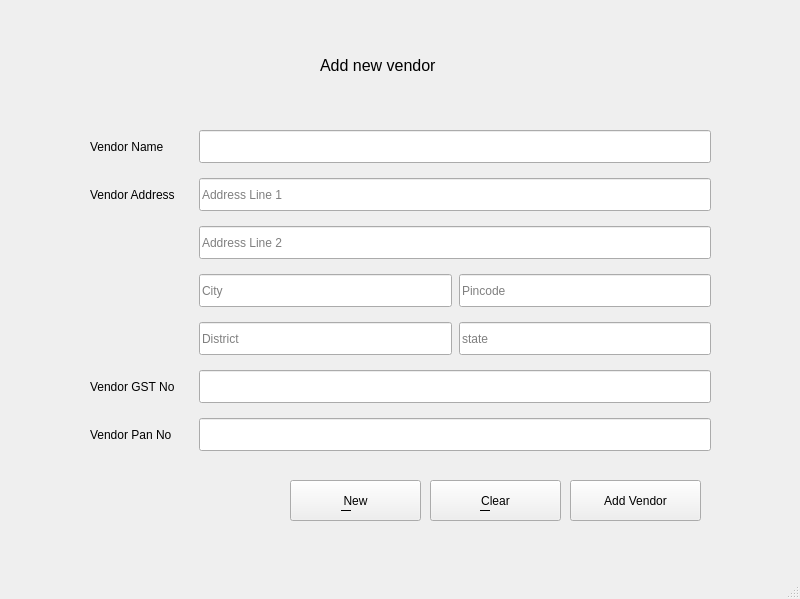
<?xml version="1.0" encoding="UTF-8"?>
<ui version="4.0">
 <class>window_anv</class>
 <widget class="QMainWindow" name="window_anv">
  <property name="geometry">
   <rect>
    <x>0</x>
    <y>0</y>
    <width>800</width>
    <height>599</height>
   </rect>
  </property>
  <property name="font">
   <font>
    <pointsize>9</pointsize>
   </font>
  </property>
  <property name="windowTitle">
   <string>MainWindow</string>
  </property>
  <widget class="QWidget" name="centralwidget">
   <widget class="QLabel" name="label">
    <property name="geometry">
     <rect>
      <x>320</x>
      <y>50</y>
      <width>321</width>
      <height>31</height>
     </rect>
    </property>
    <property name="font">
     <font>
      <pointsize>12</pointsize>
     </font>
    </property>
    <property name="text">
     <string>Add new vendor</string>
    </property>
   </widget>
   <widget class="QWidget" name="gridLayoutWidget">
    <property name="geometry">
     <rect>
      <x>90</x>
      <y>130</y>
      <width>621</width>
      <height>321</height>
     </rect>
    </property>
    <layout class="QGridLayout" name="gridLayout">
     <property name="horizontalSpacing">
      <number>24</number>
     </property>
     <property name="verticalSpacing">
      <number>15</number>
     </property>
     <item row="3" column="2">
      <layout class="QHBoxLayout" name="horizontalLayout">
       <property name="spacing">
        <number>7</number>
       </property>
       <item>
        <widget class="QLineEdit" name="add_city">
         <property name="sizePolicy">
          <sizepolicy hsizetype="Expanding" vsizetype="Expanding">
           <horstretch>5</horstretch>
           <verstretch>0</verstretch>
          </sizepolicy>
         </property>
         <property name="placeholderText">
          <string>City</string>
         </property>
        </widget>
       </item>
       <item>
        <widget class="QLineEdit" name="add_pincode">
         <property name="sizePolicy">
          <sizepolicy hsizetype="Expanding" vsizetype="Expanding">
           <horstretch>5</horstretch>
           <verstretch>0</verstretch>
          </sizepolicy>
         </property>
         <property name="placeholderText">
          <string>Pincode</string>
         </property>
        </widget>
       </item>
      </layout>
     </item>
     <item row="4" column="2">
      <layout class="QHBoxLayout" name="horizontalLayout_2">
       <property name="spacing">
        <number>7</number>
       </property>
       <item>
        <widget class="QLineEdit" name="add_district">
         <property name="sizePolicy">
          <sizepolicy hsizetype="Expanding" vsizetype="Expanding">
           <horstretch>5</horstretch>
           <verstretch>0</verstretch>
          </sizepolicy>
         </property>
         <property name="placeholderText">
          <string>District</string>
         </property>
        </widget>
       </item>
       <item>
        <widget class="QLineEdit" name="add_state">
         <property name="sizePolicy">
          <sizepolicy hsizetype="Expanding" vsizetype="Expanding">
           <horstretch>5</horstretch>
           <verstretch>0</verstretch>
          </sizepolicy>
         </property>
         <property name="placeholderText">
          <string>state</string>
         </property>
        </widget>
       </item>
      </layout>
     </item>
     <item row="5" column="0">
      <widget class="QLabel" name="label_4">
       <property name="sizePolicy">
        <sizepolicy hsizetype="Preferred" vsizetype="Expanding">
         <horstretch>0</horstretch>
         <verstretch>0</verstretch>
        </sizepolicy>
       </property>
       <property name="text">
        <string>Vendor GST No</string>
       </property>
      </widget>
     </item>
     <item row="6" column="0">
      <widget class="QLabel" name="label_6">
       <property name="sizePolicy">
        <sizepolicy hsizetype="Preferred" vsizetype="Expanding">
         <horstretch>0</horstretch>
         <verstretch>0</verstretch>
        </sizepolicy>
       </property>
       <property name="text">
        <string>Vendor Pan No</string>
       </property>
      </widget>
     </item>
     <item row="5" column="2">
      <widget class="QLineEdit" name="vedor_gst_no">
       <property name="sizePolicy">
        <sizepolicy hsizetype="Expanding" vsizetype="Expanding">
         <horstretch>5</horstretch>
         <verstretch>0</verstretch>
        </sizepolicy>
       </property>
      </widget>
     </item>
     <item row="0" column="0">
      <widget class="QLabel" name="label_2">
       <property name="sizePolicy">
        <sizepolicy hsizetype="Preferred" vsizetype="Expanding">
         <horstretch>0</horstretch>
         <verstretch>0</verstretch>
        </sizepolicy>
       </property>
       <property name="text">
        <string>Vendor Name</string>
       </property>
      </widget>
     </item>
     <item row="0" column="2">
      <widget class="QLineEdit" name="vendor_name">
       <property name="sizePolicy">
        <sizepolicy hsizetype="Expanding" vsizetype="Expanding">
         <horstretch>5</horstretch>
         <verstretch>0</verstretch>
        </sizepolicy>
       </property>
       <property name="sizeIncrement">
        <size>
         <width>0</width>
         <height>0</height>
        </size>
       </property>
      </widget>
     </item>
     <item row="1" column="2">
      <widget class="QLineEdit" name="add_line1">
       <property name="sizePolicy">
        <sizepolicy hsizetype="Expanding" vsizetype="Expanding">
         <horstretch>5</horstretch>
         <verstretch>0</verstretch>
        </sizepolicy>
       </property>
       <property name="placeholderText">
        <string>Address Line 1</string>
       </property>
      </widget>
     </item>
     <item row="1" column="0">
      <widget class="QLabel" name="label_3">
       <property name="sizePolicy">
        <sizepolicy hsizetype="Preferred" vsizetype="Expanding">
         <horstretch>0</horstretch>
         <verstretch>0</verstretch>
        </sizepolicy>
       </property>
       <property name="text">
        <string>Vendor Address</string>
       </property>
      </widget>
     </item>
     <item row="2" column="2">
      <widget class="QLineEdit" name="add_line2">
       <property name="sizePolicy">
        <sizepolicy hsizetype="Expanding" vsizetype="Expanding">
         <horstretch>5</horstretch>
         <verstretch>0</verstretch>
        </sizepolicy>
       </property>
       <property name="placeholderText">
        <string>Address Line 2</string>
       </property>
      </widget>
     </item>
     <item row="6" column="2">
      <widget class="QLineEdit" name="vendor_pan_no">
       <property name="sizePolicy">
        <sizepolicy hsizetype="Expanding" vsizetype="Expanding">
         <horstretch>5</horstretch>
         <verstretch>0</verstretch>
        </sizepolicy>
       </property>
      </widget>
     </item>
    </layout>
   </widget>
   <widget class="QPushButton" name="button_clear">
    <property name="geometry">
     <rect>
      <x>430</x>
      <y>480</y>
      <width>131</width>
      <height>41</height>
     </rect>
    </property>
    <property name="text">
     <string>Clear</string>
    </property>
    <property name="shortcut">
     <string>Alt+C</string>
    </property>
   </widget>
   <widget class="QPushButton" name="button_add">
    <property name="geometry">
     <rect>
      <x>570</x>
      <y>480</y>
      <width>131</width>
      <height>41</height>
     </rect>
    </property>
    <property name="text">
     <string>Add Vendor</string>
    </property>
    <property name="shortcut">
     <string>Ctrl+S</string>
    </property>
   </widget>
   <widget class="QPushButton" name="button_new">
    <property name="geometry">
     <rect>
      <x>290</x>
      <y>480</y>
      <width>131</width>
      <height>41</height>
     </rect>
    </property>
    <property name="text">
     <string>New</string>
    </property>
    <property name="shortcut">
     <string>Alt+N</string>
    </property>
    <property name="flat">
     <bool>false</bool>
    </property>
   </widget>
   <widget class="Line" name="line">
    <property name="geometry">
     <rect>
      <x>341</x>
      <y>509</y>
      <width>10</width>
      <height>3</height>
     </rect>
    </property>
    <property name="frameShadow">
     <enum>QFrame::Plain</enum>
    </property>
    <property name="orientation">
     <enum>Qt::Horizontal</enum>
    </property>
   </widget>
   <widget class="Line" name="line_2">
    <property name="geometry">
     <rect>
      <x>480</x>
      <y>509</y>
      <width>10</width>
      <height>3</height>
     </rect>
    </property>
    <property name="frameShadow">
     <enum>QFrame::Plain</enum>
    </property>
    <property name="orientation">
     <enum>Qt::Horizontal</enum>
    </property>
   </widget>
  </widget>
  <widget class="QStatusBar" name="statusbar"/>
 </widget>
 <tabstops>
  <tabstop>vendor_name</tabstop>
  <tabstop>add_line1</tabstop>
  <tabstop>add_line2</tabstop>
  <tabstop>add_city</tabstop>
  <tabstop>add_pincode</tabstop>
  <tabstop>add_district</tabstop>
  <tabstop>add_state</tabstop>
  <tabstop>vedor_gst_no</tabstop>
  <tabstop>vendor_pan_no</tabstop>
  <tabstop>button_add</tabstop>
  <tabstop>button_clear</tabstop>
 </tabstops>
 <resources/>
 <connections>
  <connection>
   <sender>button_clear</sender>
   <signal>clicked()</signal>
   <receiver>window_anv</receiver>
   <slot>clear_data()</slot>
   <hints>
    <hint type="sourcelabel">
     <x>535</x>
     <y>510</y>
    </hint>
    <hint type="destinationlabel">
     <x>475</x>
     <y>543</y>
    </hint>
   </hints>
  </connection>
  <connection>
   <sender>button_add</sender>
   <signal>clicked()</signal>
   <receiver>window_anv</receiver>
   <slot>add_vendor()</slot>
   <hints>
    <hint type="sourcelabel">
     <x>628</x>
     <y>519</y>
    </hint>
    <hint type="destinationlabel">
     <x>611</x>
     <y>570</y>
    </hint>
   </hints>
  </connection>
 </connections>
 <slots>
  <slot>clear_data()</slot>
  <slot>add_vendor()</slot>
 </slots>
</ui>
